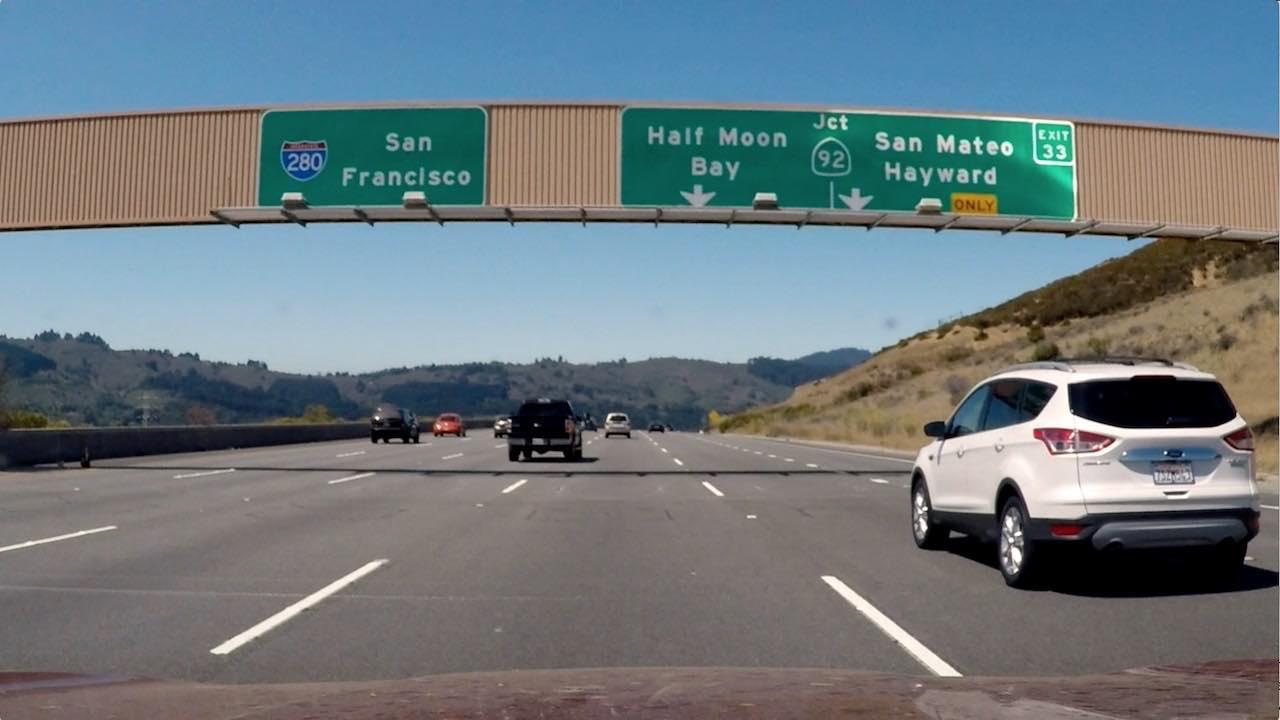
#> input picture Term1/Work/Lesson8/signs_vehicles_xygrad.png, 1280 x 720 px
$ jupyter execute 8_6_Challenge.ipynb   (older library calls are emulated)
#> lines starting #> are read from the running program, lines starting #| are printed output that depends on the picture; after the words box and inside, x2 and y2 are one past the last pixel; in counts of white or black regions, pixels touching at a corner belong together
### Combining Thresholds
If you play around with the thresholds in the last exercise, you'll find that you can start to identify the lane lines by gradient direction alone by setting the threshold around thresh = (0.7, 1.3), but there's still a lot of noise in the resulting image.

Now consider how you can use various aspects of your gradient measurements (x, y, magnitude, direction) to isolate lane-line pixels. Specifically, think about how you can use thresholds of the x and y gradients, the overall gradient magnitude, and the gradient direction to focus on pixels that are likely to be part of the lane lines.

Challenge:
In the project at the end of this section, you'll want to experiment with thresholding various aspects of the gradient, so now would be a great time to start coding it up on your local machine! Grab the image we've been working with for the last three quizzes here (or a smaller jpg file here).

Combine the selection thresholds from the last 3 quizzes to write a piece of code like the following, where you can play with various thresholds and see the output.

[cell 1]
import numpy as np
import cv2
import matplotlib.pyplot as plt
import matplotlib.image as mpimg
import pickle

[cell 2]
def abs_sobel_thresh(image, orient='x', sobel_kernel=3, thresh=(0, 255)):
    # Calculate directional gradient
    # Apply the following steps to img
    # 1) Convert to grayscale
    gray = cv2.cvtColor(image, cv2.COLOR_RGB2GRAY)
    # 2) Take the derivative in x or y given orient = 'x' or 'y'
    if(orient=='x'):
        sobel = cv2.Sobel(gray, cv2.CV_64F, 1, 0)
    elif(orient=='y'):
        sobel = cv2.Sobel(gray, cv2.CV_64F, 0, 1)
    else:
        #invalid Parameter
        return None
    # 3) Take the absolute value of the derivative or gradient
    abs_sobel = np.absolute(sobel)
    # 4) Scale to 8-bit (0 - 255) then convert to type = np.uint8
    scaled_sobel = np.uint8(255*abs_sobel/np.max(abs_sobel))
    # 5) Create a mask of 1's where the scaled gradient magnitude
            # is > thresh_min and < thresh_max
    sbinary = np.zeros_like(scaled_sobel)
    sbinary[(scaled_sobel >= thresh[0]) & (scaled_sobel <= thresh[0])] = 1
    # 6) Return this mask as your binary_output image
    grad_binary = np.copy(sbinary)
    # Apply threshold
    return grad_binary

def mag_thresh(image, sobel_kernel=3, mag_thresh=(0, 255)):
    # Convert to grayscale
    gray = cv2.cvtColor(image, cv2.COLOR_RGB2GRAY)
    # Take both Sobel x and y gradients
    sobelx = cv2.Sobel(gray, cv2.CV_64F, 1, 0, ksize=sobel_kernel)
    sobely = cv2.Sobel(gray, cv2.CV_64F, 0, 1, ksize=sobel_kernel)
    # Calculate the gradient magnitude
    gradmag = np.sqrt(sobelx**2 + sobely**2)
    # Rescale to 8 bit
    scale_factor = np.max(gradmag)/255
    gradmag = (gradmag/scale_factor).astype(np.uint8)
    # Create a binary image of ones where threshold is met, zeros otherwise
    binary_output = np.zeros_like(gradmag)
    binary_output[(gradmag >= mag_thresh[0]) & (gradmag <= mag_thresh[1])] = 1<67

    # Return the binary image
    return binary_output

def dir_threshold(image, sobel_kernel=3, thresh=(0, np.pi/2)):
    # Apply the following steps to img
    # 1) Convert to grayscale
    gray = cv2.cvtColor(image, cv2.COLOR_RGB2GRAY)
    # 2) Take the gradient in x and y separately
    sobelx = cv2.Sobel(gray, cv2.CV_64F, 1, 0, ksize=sobel_kernel)
    sobely = cv2.Sobel(gray, cv2.CV_64F, 0, 1, ksize=sobel_kernel)
    # 3) Take the absolute value of the x and y gradients
    abs_sobelx=np.absolute(sobelx)
    abs_sobely=np.absolute(sobely)
    # 4) Use np.arctan2(abs_sobely, abs_sobelx) to calculate the direction of the gradient
    grad_direction = np.arctan2(abs_sobely,abs_sobelx)
    # 5) Create a binary mask where direction thresholds are met
    binary_output = np.zeros_like(grad_direction)
    binary_output[(grad_direction >= thresh[0]) & (grad_direction <= thresh[1])] = 1
    # 6) Return this mask as your binary_output image
    return binary_output

[cell 3]
# Read in an image and grayscale it
image = mpimg.imread('signs_vehicles_xygrad.png')
#> image is the input picture: shape (720, 1280, 3) float32; mean R, G, B 0.428, 0.477, 0.5

# Choose a Sobel kernel size
ksize = 9 # Choose a larger odd number to smooth gradient measurements

# Apply each of the thresholding functions
gradx = abs_sobel_thresh(image, orient='x', sobel_kernel=ksize, thresh=(0, 30))
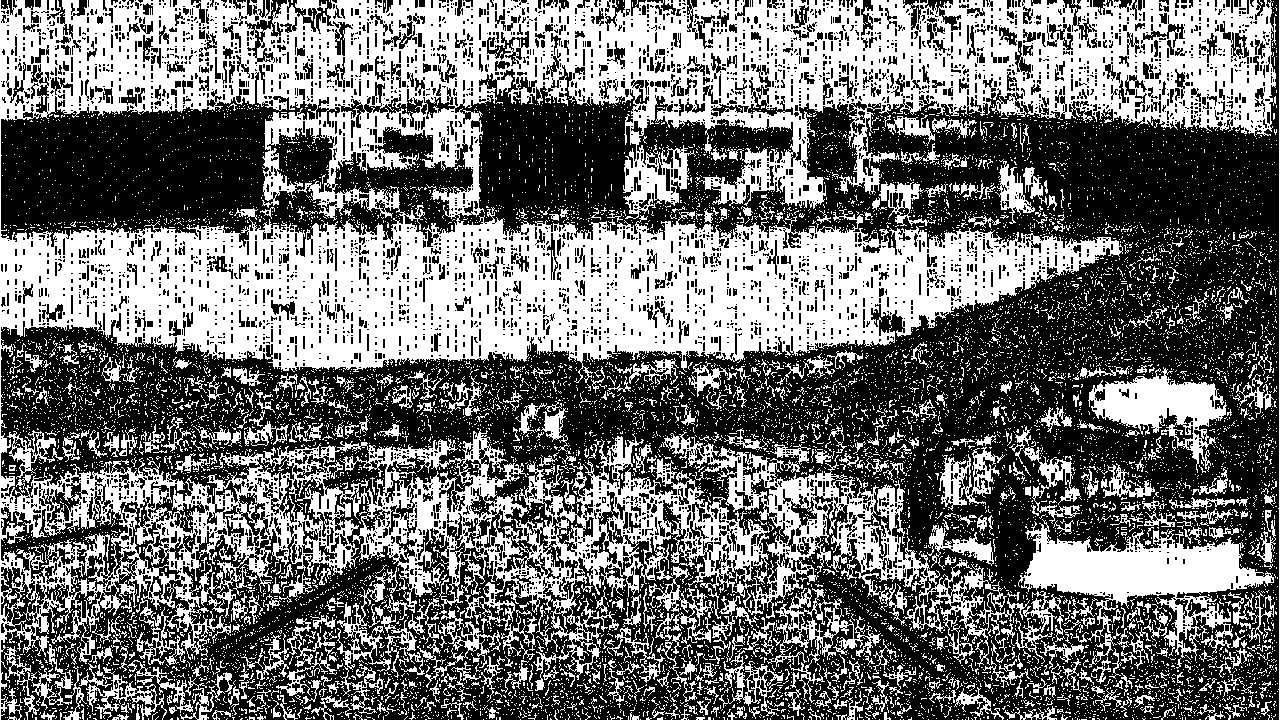
#> gradx: shape (720, 1280); values 0 (black) and 1 (white), 44.1% white; 11537 white regions (10931 under 20 px), largest, box (x1, y1, x2, y2) and area: (0, 0, 1276, 720) 296253, (1018, 519, 1274, 661) 13029, (1088, 367, 1227, 473) 5693
grady = abs_sobel_thresh(image, orient='y', sobel_kernel=ksize, thresh=(90, 100))
#> grady: shape (720, 1280); values 0 (black) and 1 (white), 0.03% white in thin lines or dots, all inside (x1, y1, x2, y2) = (2, 111, 1276, 653)
mag_binary = mag_thresh(image, sobel_kernel=ksize, mag_thresh=(30, 100))
#> in mag_thresh, `gradmag = np.sqrt(sobelx**2 + sobely**2)`:
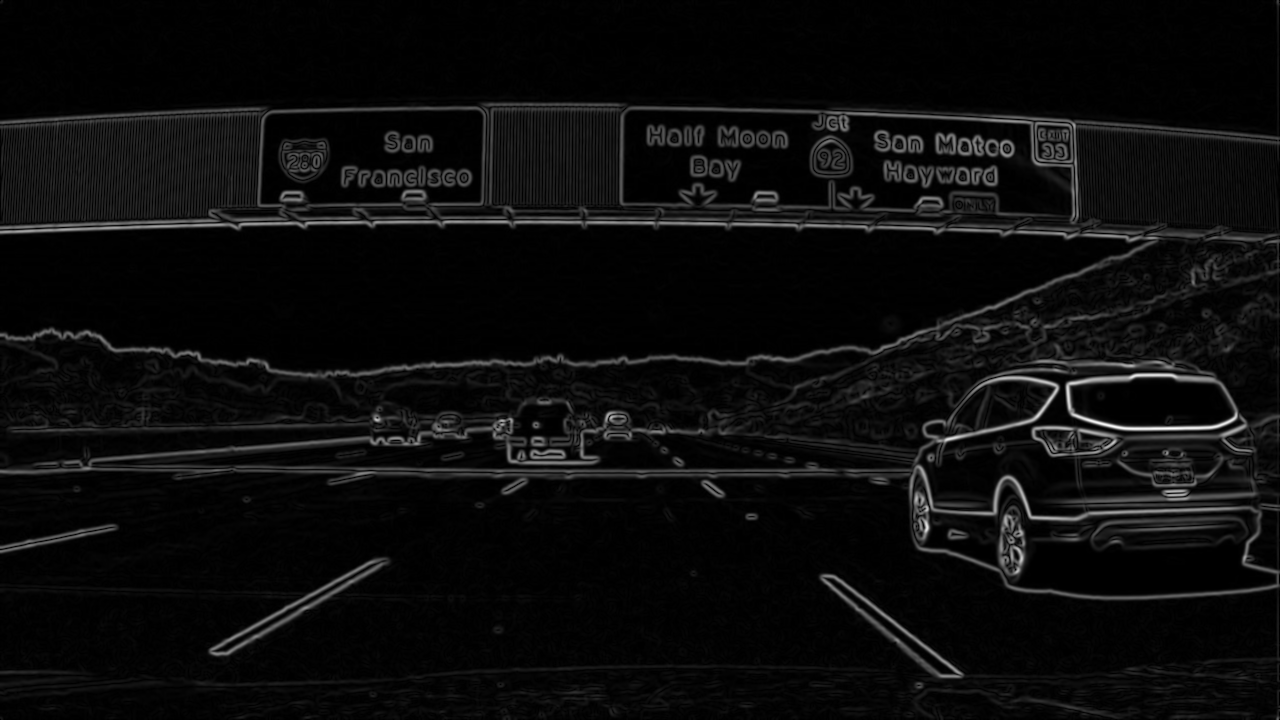
#> gradmag: shape (720, 1280) float64; min 0, max 8358.9, mean 408.3; drawn with min black and max white
#> in mag_thresh, `scale_factor = np.max(gradmag)/255`: scale_factor = 32.78
#> mag_binary: shape (720, 1280); values 0 (black) and 1 (white), 10.9% white; 667 white regions (434 under 20 px), largest, box (x1, y1, x2, y2) and area: (0, 102, 1280, 379) 31185, (0, 348, 1280, 601) 28327, (0, 107, 267, 220) 7790
dir_binary = dir_threshold(image, sobel_kernel=ksize, thresh=(0.7, np.pi/2))
#> in dir_threshold, `grad_direction = np.arctan2(abs_sobely,abs_sobelx)`:
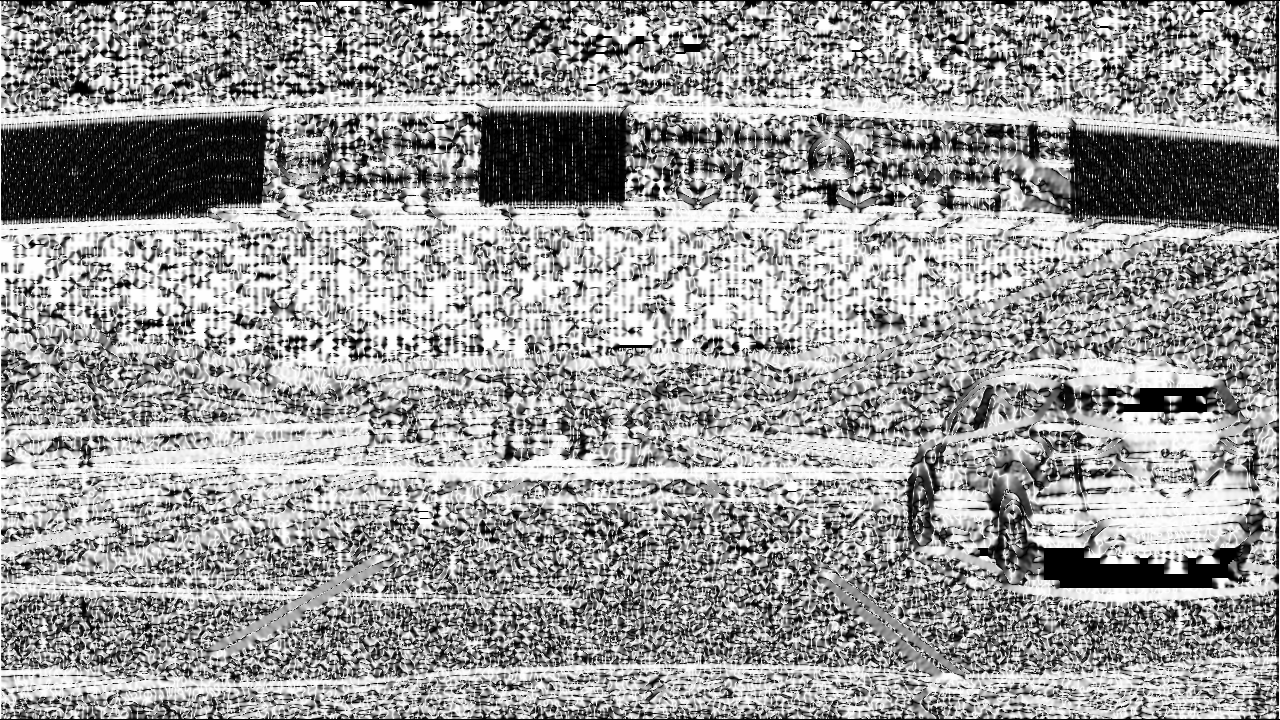
#> grad_direction: shape (720, 1280) float64; min 0, max 1.57, mean 0.949; drawn with min black and max white
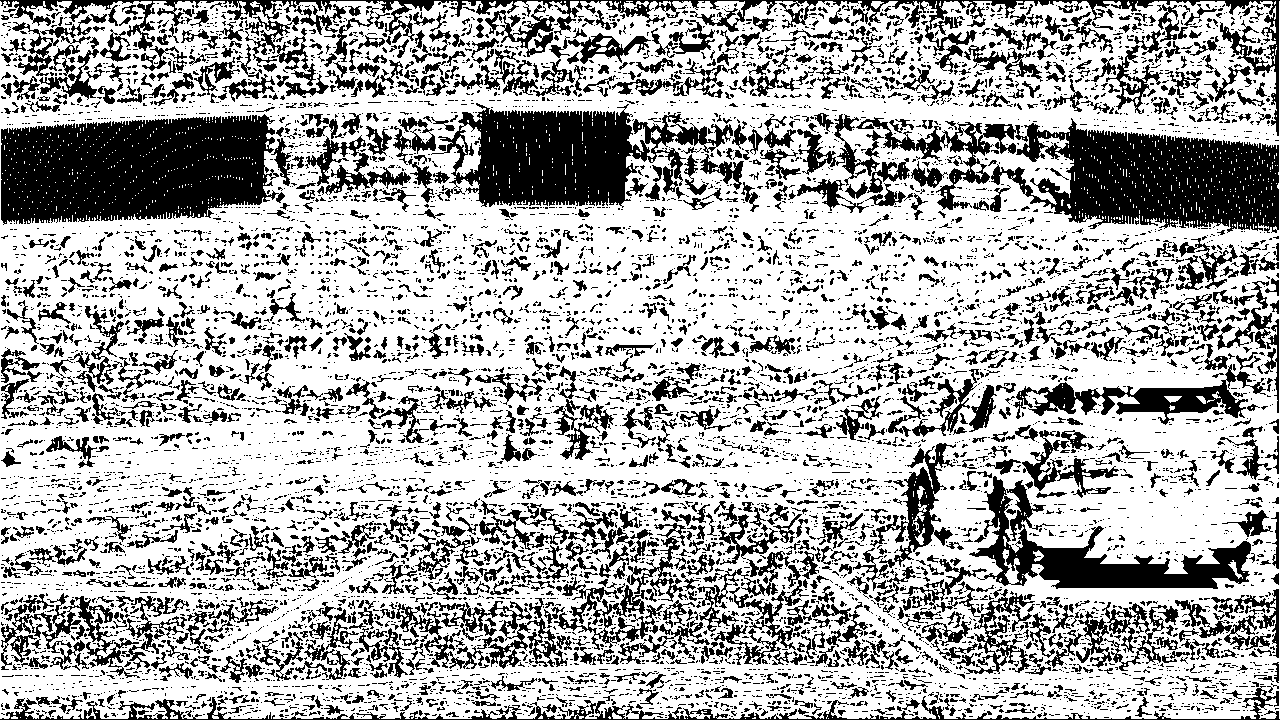
#> dir_binary: shape (720, 1280) float64; values 0 (black) and 1 (white), 68% white; 8746 black regions (7052 under 20 px), largest, box (x1, y1, x2, y2) and area: (1, 114, 285, 225) 24718, (856, 117, 1279, 233) 22534, (431, 103, 733, 208) 16435

# Plot each Filter result
f, (ax1, ax2, ax3,ax4) = plt.subplots(1, 4, figsize=(24, 9))
f.tight_layout()
ax1.imshow(gradx)
ax1.set_title('Grad-x', fontsize=50)
ax2.imshow(grady, cmap='gray')
ax2.set_title('Grad-y', fontsize=50)
ax3.imshow(mag_binary, cmap='gray')
ax3.set_title('Magnitude', fontsize=50)
ax4.imshow(dir_binary, cmap='gray')
ax4.set_title('Direction', fontsize=50)
plt.subplots_adjust(left=0., right=1, top=0.9, bottom=0.)

combined = np.zeros_like(dir_binary)
combined[((gradx == 1) & (grady == 1)) | ((mag_binary == 1) & (dir_binary == 1))] = 1

# Plot the result
f, (ax1, ax2) = plt.subplots(1, 2, figsize=(24, 9))
f.tight_layout()
ax1.imshow(image)
ax1.set_title('Original Image', fontsize=50)
ax2.imshow(combined, cmap='gray')
ax2.set_title('Combined Thresholded', fontsize=50)
plt.subplots_adjust(left=0., right=1, top=0.9, bottom=0.)
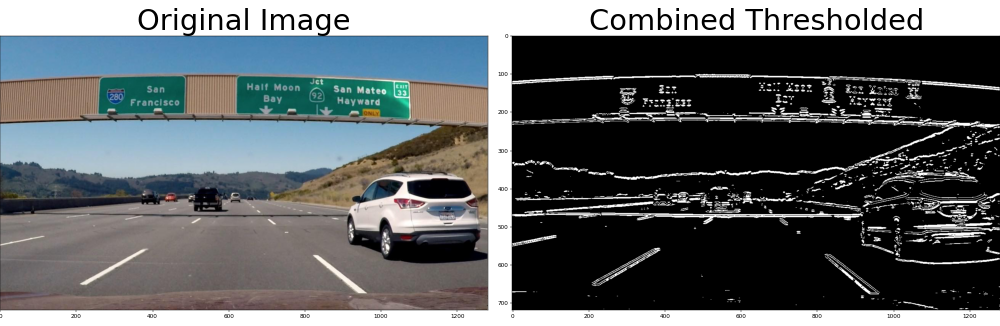
#> figure drawn by matplotlib, 2 panels
